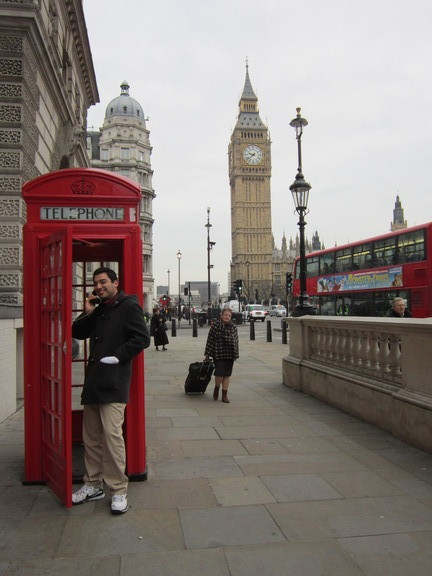
%> input picture ecourses/danalysis/london.jpg, 432 x 576 px
$ octave l13_1.m   (GNU Octave 9; MATLAB toolbox functions it lacks are replaced by stand-ins)
%> lines starting %> are read from the running program, lines starting %| are printed output that depends on the picture
%% filtering signal

clear all; close all; clc;
A=imread('london.jpg'); % read image
%> A is the input picture: size 576x432x3 uint8; mean R, G, B 135.5, 124.1, 119.5
Abw=rgb2gray(A); % convert to black and white
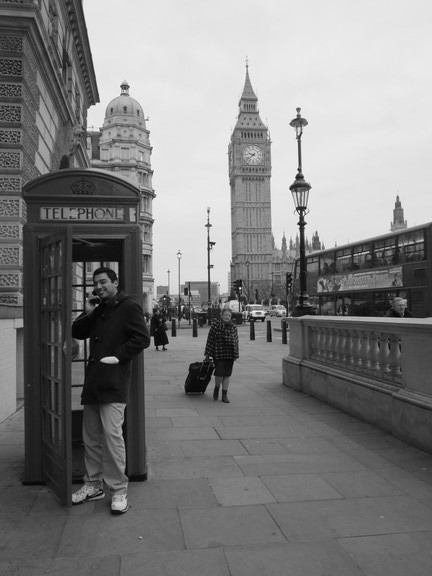
%> Abw: size 576x432 uint8; min 0, max 254, mean 126.9
A3=Abw; % variable for imshow
Abw=double(Abw); % convert to double precision
%> Abw: size 576x432 double
Abw=Abw+50*randn(size(Abw)); % noise
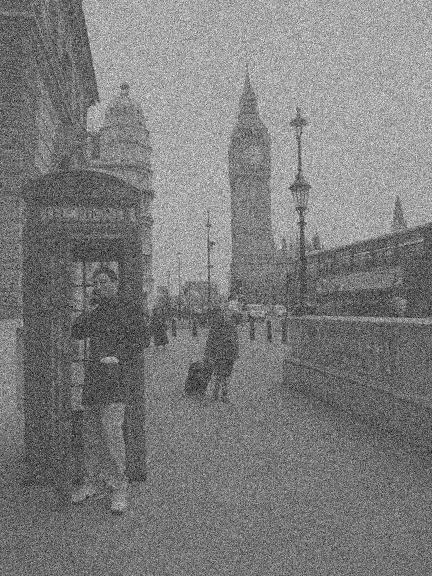
%> Abw: size 576x432 double; min -177.6, max 444.3, mean 126.8; drawn with min black and max white
Abwt=fftshift(fft2(Abw));
A1=uint8(Abw);
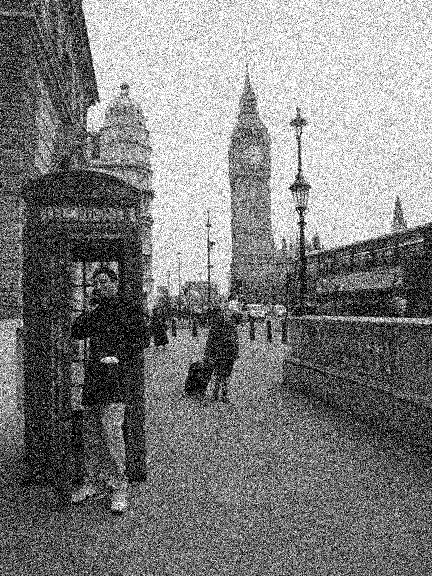
%> A1: size 576x432 uint8; min 0, max 255, mean 125.8
pcolor(log(abs(Abwt))), shading interp, colormap hot
%> after `colormap hot`:
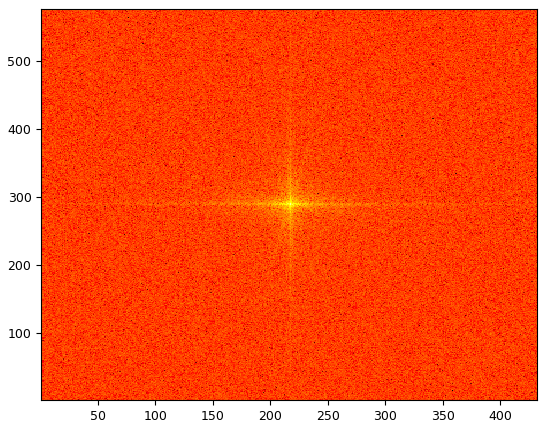
%> figure redrawn from the program's plot data

% Filter
kx=1:size(Abw,2); ky=1:size(Abw,1);
%> after `kx=1:size(Abw,2)`: kx = 432 values from 1 to 432
%> after `ky=1:size(Abw,1)`: ky = 576 values from 1 to 576
[KX,KY]=meshgrid(kx,ky);
sigma=0.0001; % the size of the filter is going to affect what we keep from the transformed image
F=exp(-sigma*(KX-size(Abw,2)/2+1).^2 - sigma*(KY-size(Abw,1)/2+1).^2);
pcolor(F), shading interp, colormap hot
%> after `colormap hot`:
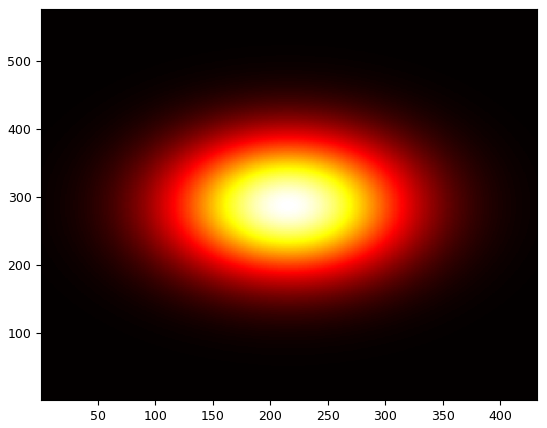
%> figure redrawn from the program's plot data

% Filter * Image
Abwtf=Abwt.*F;
Abwf=ifft2(fftshift(Abwtf));
A2=uint8(real(Abwf)); % in octave real is needed because they are some complex numbers
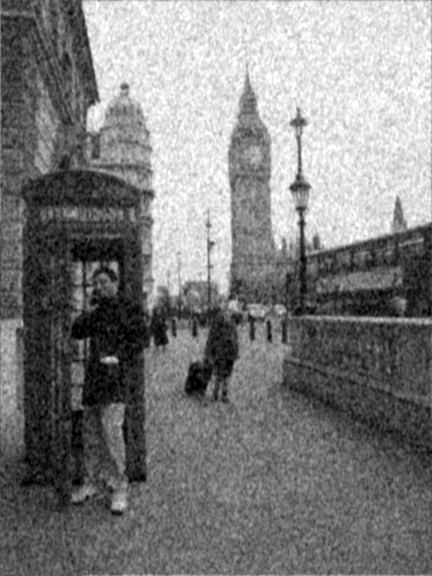
%> A2: size 576x432 uint8; min 0, max 255, mean 126.7
subplot(1,3,1), imshow(A1)
subplot(1,3,2), imshow(A2)
subplot(1,3,3), imshow(A3)
